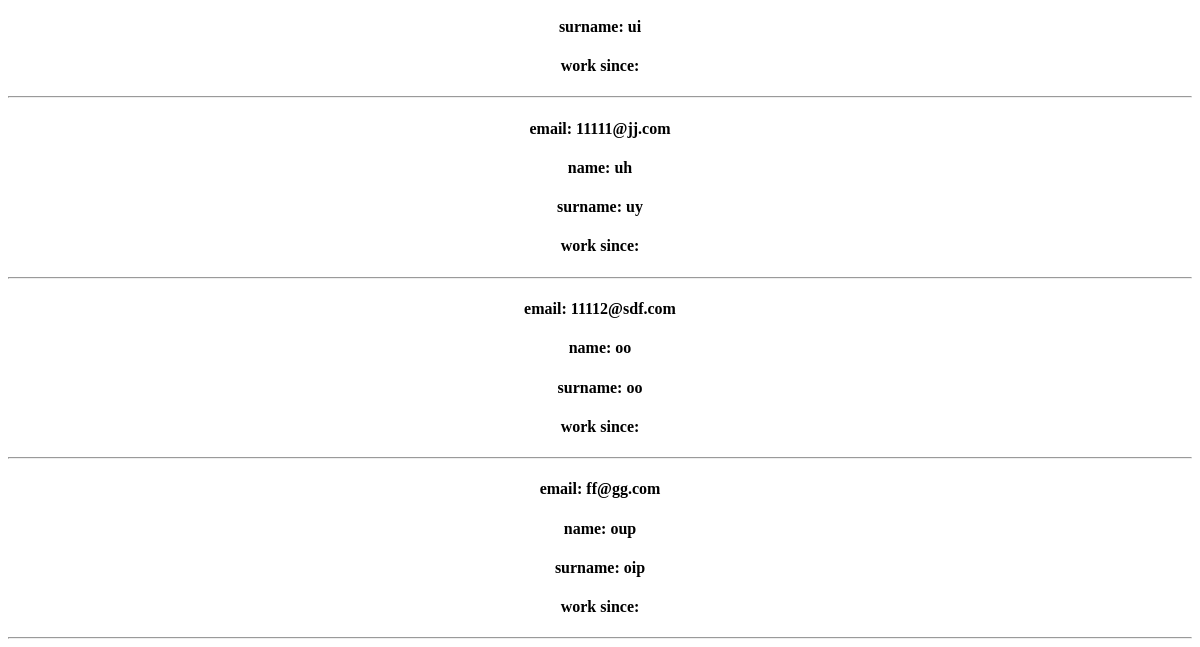
The app's page / (lower part), older data.
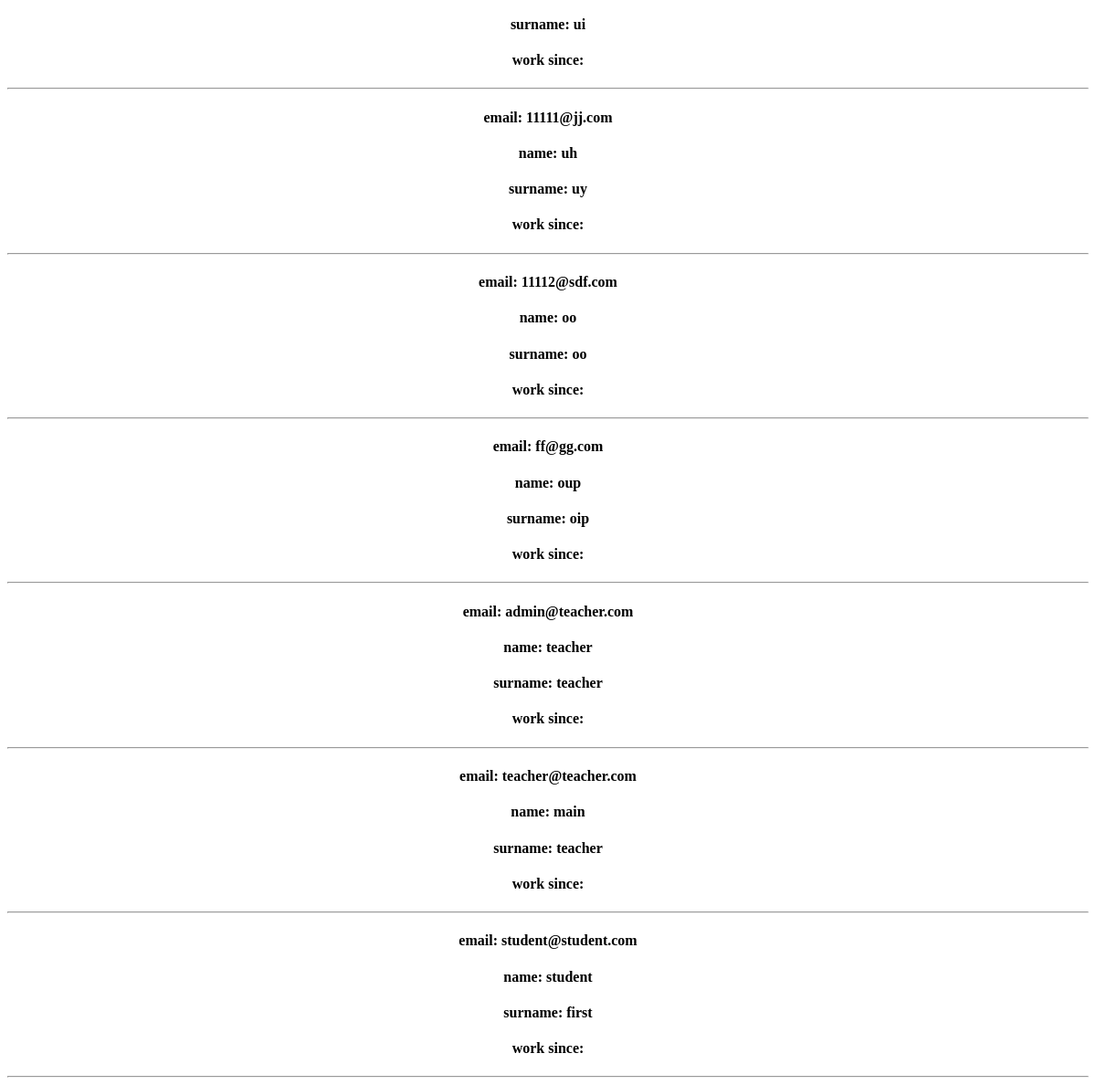
The same page, newer data.
### journal/models.py (models this page shows, shortened)
class CustomUser(AbstractBaseUser):
    name = models.CharField(max_length=15, null=False)
    surname = models.CharField(max_length=15, null=False)
    patronymic = models.CharField(max_length=15, blank=True, null=True)
    email = models.EmailField(unique=True)  # require
    phone_number = models.CharField(max_length=16, blank=True, null=True)
    avatar = models.ImageField(upload_to='user/avatar/', blank=True, null=True)
    date_of_birth = models.DateField(null=True)
    about = models.TextField(null=True)
    role = models.CharField(max_length=8, null=False, default="Other")
    is_active = models.BooleanField(default=True)
    is_staff = models.BooleanField(default=False)
    is_admin = models.BooleanField(default=False)
    USERNAME_FIELD = 'email'
    REQUIRED_FIELDS = ["name", "surname"]
    objects = CustomUserManager()

### journal/views.py (the view)
# urls.py: path('', main, name="main"),
def main(request):
    user_model = get_user_model()
    all_users = user_model.objects.all()
    return render(request, 'journal/main.html', {'all_users': all_users, 'title': "main"})

### journal/templates/journal/main.html (shortened to what this page needs)
{% extends 'journal/base.html' %}
{% block main %}
{% for user in all_users %}
<h4>email: {{ user.email }}</h4>
<h4>name: {{ user.name }}</h4>
<h4>surname: {{ user.surname }}</h4>
<h4>work since: {{ user.teacher.working_since }}</h4>
<hr>
{% endfor %}
{% endblock %}

Row changes from the older to the newer data that the page shows:
added CustomUser: email "admin@teacher.com", name "teacher", surname "teacher"
added CustomUser: email "teacher@teacher.com", name "main", surname "teacher"
added CustomUser: email "student@student.com", name "student", surname "first"
